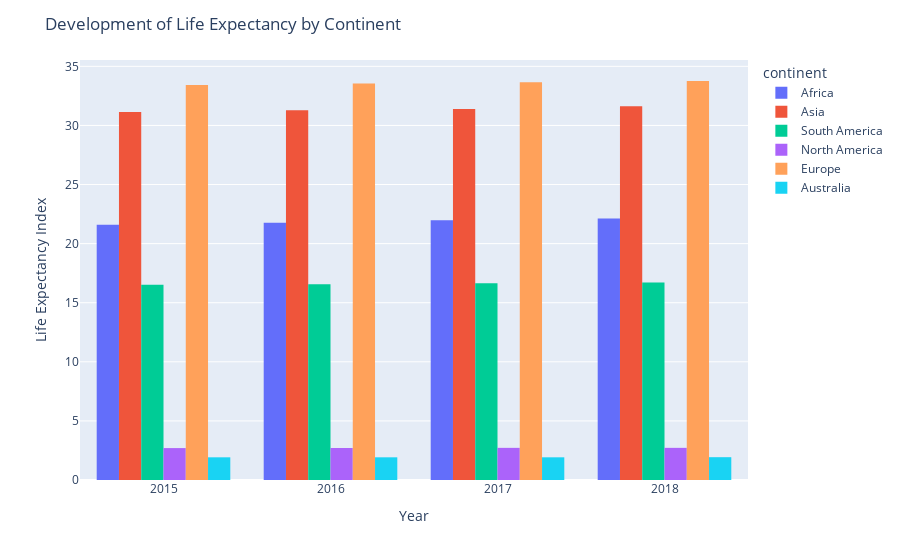

The notebook cell this image was saved under:
### Code cell
# Read the full_data.csv file
data = pd.read_csv('full_data.csv')

# Calculate the average life expectancy by grouping data by continent and year
avg_life_expectancy = data.groupby(['continent', 'Year'])['life_expectency_index'].mean().reset_index()


# Create a grouped histogram using Seaborn
sns.histplot(data=avg_life_expectancy, x='Year', hue='continent', y='life_expectency_index', multiple='stack')

# Set the plot title and axis labels
plt.title('Development of Average Life Expectancy by Continent With Seaborn')
plt.xlabel('Year')
plt.ylabel('Average Life Expectancy')

# Display the plot
plt.show()

### Figure 1 — Plotly figure (JSON) as saved in the notebook; plotly's stock layout.template omitted (floating-point values rounded to 4 significant figures; data arrays with more than 128 entries replaced by an {"elided": "..."} marker saying what was removed)
{"data": [{"alignmentgroup": "True", "bingroup": "x", "histfunc": "sum", "hovertemplate": "continent=Africa<br>Year=%{x}<br>sum of life_expectancy_index=%{y}<extra></extra>", "legendgroup": "Africa", "marker": {"color": "#636efa", "pattern": {"shape": ""}}, "name": "Africa", "offsetgroup": "Africa", "orientation": "v", "showlegend": true, "type": "histogram", "x": [2018, 2017, 2016, 2015, 2018, 2017, 2016, 2015, 2018, 2017, 2016, 2015, 2018, 2017, 2016, 2015, 2018, 2017, 2016, 2015, 2018, 2017, 2016, 2015, 2018, 2017, 2016, 2015, 2018, 2017, 2016, 2015, 2018, 2017, 2016, 2015, 2018, 2017, 2016, 2015, 2018, 2017, 2016, 2015, 2018, 2017, 2016, 2015, 2018, 2017, 2016, 2015, 2018, 2017, 2016, 2015, 2018, 2017, 2016, 2015, 2018, 2017, 2016, 2015, 2018, 2017, 2016, 2015, 2018, 2017, 2016, 2015, 2018, 2017, 2016, 2015, 2018, 2017, 2016, 2015, 2018, 2017, 2016, 2015, 2018, 2017, 2016, 2015, 2018, 2017, 2016, 2015, 2018, 2017, 2016, 2015, 2018, 2017, 2016, 2015, 2018, 2017, 2016, 2015, 2018, 2017, 2016, 2015, 2018, 2017, 2016, 2015, 2018, 2017, 2016, 2015, 2018, 2017, 2016, 2015, 2018, 2017, 2016, 2015, 2018, 2017, 2016, 2015], "xaxis": "x", "y": [0.63, 0.63, 0.62, 0.61, 0.67, 0.66, 0.65, 0.64, 0.66, 0.65, 0.65, 0.64, 0.87, 0.87, 0.86, 0.86, 0.63, 0.62, 0.62, 0.61, 0.69, 0.68, 0.67, 0.66, 0.67, 0.67, 0.66, 0.66, 0.53, 0.52, 0.51, 0.51, 0.73, 0.73, 0.72, 0.72, 0.75, 0.74, 0.74, 0.73, 0.53, 0.52, 0.52, 0.51, 0.65, 0.64, 0.63, 0.63, 0.87, 0.86, 0.86, 0.86, 0.84, 0.84, 0.84, 0.84, 0.69, 0.68, 0.68, 0.68, 0.6, 0.59, 0.58, 0.58, 0.67, 0.67, 0.66, 0.65, 0.72, 0.71, 0.71, 0.7, 0.81, 0.81, 0.8, 0.8, 0.67, 0.67, 0.66, 0.65, 0.71, 0.71, 0.7, 0.69, 0.67, 0.67, 0.66, 0.66, 0.71, 0.71, 0.7, 0.69, 0.71, 0.71, 0.7, 0.69, 0.8, 0.79, 0.79, 0.79, 0.52, 0.52, 0.51, 0.51, 0.6, 0.59, 0.59, 0.58, 0.63, 0.63, 0.62, 0.62, 0.63, 0.63, 0.62, 0.61, 0.76, 0.75, 0.74, 0.73, 0.64, 0.63, 0.63, 0.62, 0.87, 0.87, 0.87, 0.86], "yaxis": "y"}, {"alignmentgroup": "True", "bingroup": "x", "histfunc": "sum", "hovertemplate": "continent=Asia<br>Year=%{x}<br>sum of life_expectancy_index=%{y}<extra></extra>", "legendgroup": "Asia", "marker": {"color": "#EF553B", "pattern": {"shape": ""}}, "name": "Asia", "offsetgroup": "Asia", "orientation": "v", "showlegend": true, "type": "histogram", "x": {"elided": "152 int values"}, "xaxis": "x", "y": {"elided": "152 float values"}, "yaxis": "y"}, {"alignmentgroup": "True", "bingroup": "x", "histfunc": "sum", "hovertemplate": "continent=South America<br>Year=%{x}<br>sum of life_expectancy_index=%{y}<extra></extra>", "legendgroup": "South America", "marker": {"color": "#00cc96", "pattern": {"shape": ""}}, "name": "South America", "offsetgroup": "South America", "orientation": "v", "showlegend": true, "type": "histogram", "x": [2015, 2016, 2017, 2018, 2018, 2017, 2016, 2015, 2018, 2017, 2016, 2015, 2018, 2017, 2016, 2015, 2018, 2017, 2016, 2015, 2018, 2017, 2016, 2015, 2018, 2017, 2016, 2015, 2018, 2017, 2016, 2015, 2018, 2017, 2016, 2015, 2018, 2017, 2016, 2015, 2018, 2017, 2016, 2015, 2018, 2017, 2016, 2015, 2018, 2017, 2016, 2015, 2018, 2017, 2016, 2015, 2018, 2017, 2016, 2015, 2018, 2017, 2016, 2015, 2018, 2017, 2016, 2015, 2018, 2017, 2016, 2015, 2018, 2017, 2016, 2015, 2018, 2017, 2016, 2015], "xaxis": "x", "y": [0.81, 0.81, 0.8, 0.8, 0.89, 0.89, 0.88, 0.88, 0.87, 0.87, 0.86, 0.86, 0.83, 0.83, 0.83, 0.83, 0.9, 0.89, 0.89, 0.89, 0.84, 0.83, 0.83, 0.83, 0.84, 0.83, 0.83, 0.83, 0.85, 0.84, 0.84, 0.84, 0.67, 0.67, 0.66, 0.65, 0.63, 0.63, 0.62, 0.61, 0.83, 0.83, 0.82, 0.82, 0.82, 0.81, 0.81, 0.81, 0.87, 0.87, 0.87, 0.86, 0.83, 0.83, 0.82, 0.82, 0.92, 0.92, 0.92, 0.92, 0.88, 0.88, 0.87, 0.87, 0.92, 0.92, 0.92, 0.92, 0.86, 0.85, 0.85, 0.85, 0.79, 0.78, 0.78, 0.77, 0.87, 0.87, 0.86, 0.86], "yaxis": "y"}, {"alignmentgroup": "True", "bingroup": "x", "histfunc": "sum", "hovertemplate": "continent=North America<br>Year=%{x}<br>sum of life_expectancy_index=%{y}<extra></extra>", "legendgroup": "North America", "marker": {"color": "#ab63fa", "pattern": {"shape": ""}}, "name": "North America", "offsetgroup": "North America", "orientation": "v", "showlegend": true, "type": "histogram", "x": [2015, 2016, 2017, 2018, 2018, 2017, 2016, 2015, 2018, 2017, 2016, 2015], "xaxis": "x", "y": [0.91, 0.91, 0.91, 0.91, 0.85, 0.85, 0.84, 0.84, 0.96, 0.96, 0.96, 0.95], "yaxis": "y"}, {"alignmentgroup": "True", "bingroup": "x", "histfunc": "sum", "hovertemplate": "continent=Europe<br>Year=%{x}<br>sum of life_expectancy_index=%{y}<extra></extra>", "legendgroup": "Europe", "marker": {"color": "#FFA15A", "pattern": {"shape": ""}}, "name": "Europe", "offsetgroup": "Europe", "orientation": "v", "showlegend": true, "type": "histogram", "x": {"elided": "148 int values"}, "xaxis": "x", "y": {"elided": "148 float values"}, "yaxis": "y"}, {"alignmentgroup": "True", "bingroup": "x", "histfunc": "sum", "hovertemplate": "continent=Australia<br>Year=%{x}<br>sum of life_expectancy_index=%{y}<extra></extra>", "legendgroup": "Australia", "marker": {"color": "#19d3f3", "pattern": {"shape": ""}}, "name": "Australia", "offsetgroup": "Australia", "orientation": "v", "showlegend": true, "type": "histogram", "x": [2018, 2017, 2016, 2015, 2018, 2017, 2016, 2015], "xaxis": "x", "y": [0.96, 0.95, 0.95, 0.95, 0.97, 0.97, 0.97, 0.97], "yaxis": "y"}], "layout": {"barmode": "group", "legend": {"title": {"text": "continent"}, "tracegroupgap": 0}, "margin": {"t": 60}, "title": {"text": "Development of Life Expectancy by Continent"}, "xaxis": {"anchor": "y", "domain": [0, 1], "title": {"text": "Year"}}, "yaxis": {"anchor": "x", "domain": [0, 1], "title": {"text": "Life Expectancy Index"}}}}
